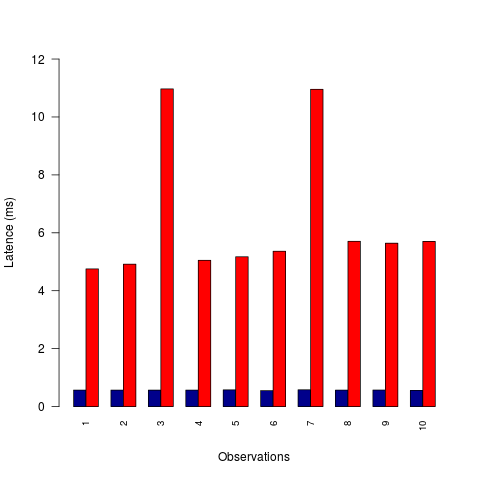

The R source for this figure:
data <- read.table("latence.bench", h=T)
dataSeq <- data[which(data$category=="seq"),]
dataPar = data[which(data$category=="par"),]
data3 <- cbind(dataSeq[,3], dataPar[,3])
colnames(data3) <- c("Séquentiel", "Parallèle")
rownames(data3) <- c(1:10)
png('latence.png')
barplot(t(data3), main="Latence mesurée sur une capture d'image stéréo", beside=T, xlab="Observations", ylab="Latence (ms)", cex.names=0.8, las=2, ylim=c(0,12), col=c("darkblue", "red"))
dev.off()
